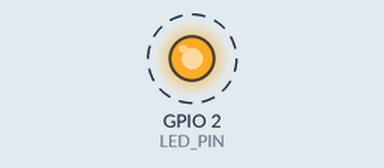
Bench run of a program on a simulated ESP32-S3. Parts: output pins drawn as LEDs (lit = HIGH). Dashed ring = blinking. What the program prints to the serial monitor is not drawn.

Above: at 0.2 s.
Timing chart, 0 to 3.0 s (numbered marks = the images above):
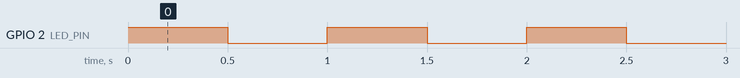

The program:

main.cpp
```cpp
#include <Arduino.h>

// GPIO donde está conectado el LED
// En muchas ESP32 el LED integrado suele estar en el pin 2
#define LED_PIN 2

// Tiempo en milisegundos (500 ms = 0.5 s)
#define T 500

void setup() {
    // Configuramos el pin del LED como salida
    pinMode(LED_PIN, OUTPUT);

    // Inicializamos la comunicación serie a 115200 baudios
    Serial.begin(115200);
}

void loop() {
    // Encendemos el LED (nivel alto = 3.3V)
    digitalWrite(LED_PIN, HIGH);

    // Enviamos mensaje por el puerto serie
    Serial.println("ON");

    // Esperamos 500 ms
    delay(T);

    // Apagamos el LED (nivel bajo = 0V)
    digitalWrite(LED_PIN, LOW);

    // Enviamos mensaje por el puerto serie
    Serial.println("OFF");

    // Esperamos otros 500 ms
    delay(T);
}
```

Measured:
- by itself, GPIO 2 (LED_PIN): alternates HIGH for 0.50 s and LOW for 0.50 s
